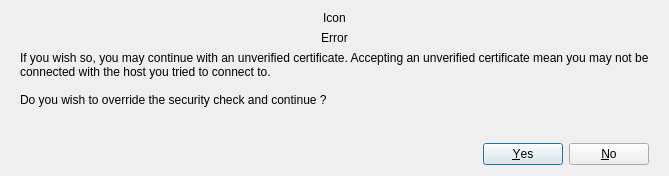
<?xml version="1.0" encoding="UTF-8"?>
<ui version="4.0">
 <class>CertificateErrorDialog</class>
 <widget class="QDialog" name="CertificateErrorDialog">
  <property name="geometry">
   <rect>
    <x>0</x>
    <y>0</y>
    <width>669</width>
    <height>176</height>
   </rect>
  </property>
  <property name="windowTitle">
   <string>Dialog</string>
  </property>
  <layout class="QVBoxLayout" name="verticalLayout">
   <property name="leftMargin">
    <number>20</number>
   </property>
   <property name="rightMargin">
    <number>20</number>
   </property>
   <item>
    <widget class="QLabel" name="labelIcon">
     <property name="text">
      <string>Icon</string>
     </property>
     <property name="alignment">
      <set>Qt::AlignCenter</set>
     </property>
    </widget>
   </item>
   <item>
    <widget class="QLabel" name="labelError">
     <property name="sizePolicy">
      <sizepolicy hsizetype="Preferred" vsizetype="Preferred">
       <horstretch>0</horstretch>
       <verstretch>0</verstretch>
      </sizepolicy>
     </property>
     <property name="text">
      <string>Error</string>
     </property>
     <property name="alignment">
      <set>Qt::AlignCenter</set>
     </property>
     <property name="wordWrap">
      <bool>true</bool>
     </property>
    </widget>
   </item>
   <item>
    <widget class="QLabel" name="labelInfo">
     <property name="sizePolicy">
      <sizepolicy hsizetype="MinimumExpanding" vsizetype="MinimumExpanding">
       <horstretch>0</horstretch>
       <verstretch>0</verstretch>
      </sizepolicy>
     </property>
     <property name="text">
      <string>If you wish so, you may continue with an unverified certificate. Accepting an unverified certificate mean you may not be connected with the host you tried to connect to.

Do you wish to override the security check and continue ?   </string>
     </property>
     <property name="alignment">
      <set>Qt::AlignLeading|Qt::AlignLeft|Qt::AlignVCenter</set>
     </property>
     <property name="wordWrap">
      <bool>true</bool>
     </property>
    </widget>
   </item>
   <item>
    <spacer name="verticalSpacer">
     <property name="orientation">
      <enum>Qt::Vertical</enum>
     </property>
     <property name="sizeHint" stdset="0">
      <size>
       <width>20</width>
       <height>16</height>
      </size>
     </property>
    </spacer>
   </item>
   <item>
    <widget class="QDialogButtonBox" name="buttonBox">
     <property name="orientation">
      <enum>Qt::Horizontal</enum>
     </property>
     <property name="standardButtons">
      <set>QDialogButtonBox::No|QDialogButtonBox::Yes</set>
     </property>
    </widget>
   </item>
  </layout>
 </widget>
 <resources/>
 <connections>
  <connection>
   <sender>buttonBox</sender>
   <signal>accepted()</signal>
   <receiver>CertificateErrorDialog</receiver>
   <slot>accept()</slot>
   <hints>
    <hint type="sourcelabel">
     <x>248</x>
     <y>254</y>
    </hint>
    <hint type="destinationlabel">
     <x>157</x>
     <y>274</y>
    </hint>
   </hints>
  </connection>
  <connection>
   <sender>buttonBox</sender>
   <signal>rejected()</signal>
   <receiver>CertificateErrorDialog</receiver>
   <slot>reject()</slot>
   <hints>
    <hint type="sourcelabel">
     <x>316</x>
     <y>260</y>
    </hint>
    <hint type="destinationlabel">
     <x>286</x>
     <y>274</y>
    </hint>
   </hints>
  </connection>
 </connections>
</ui>
